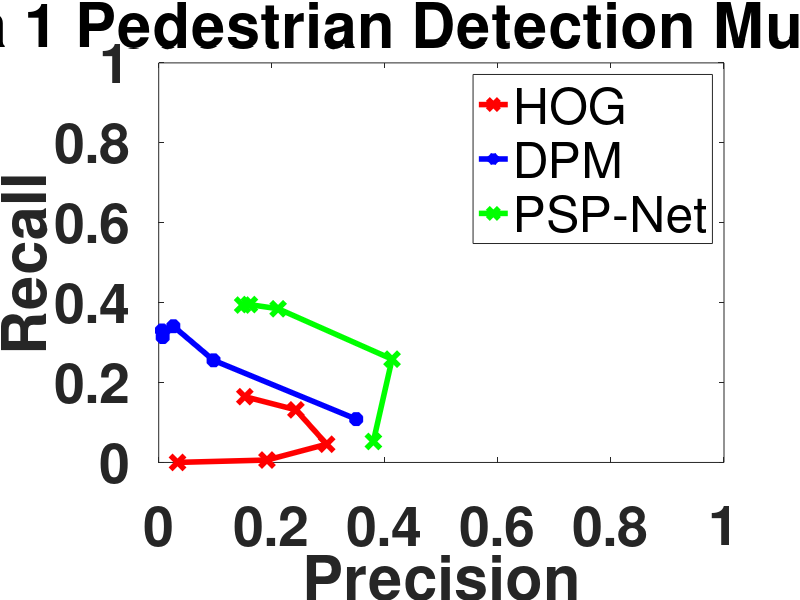
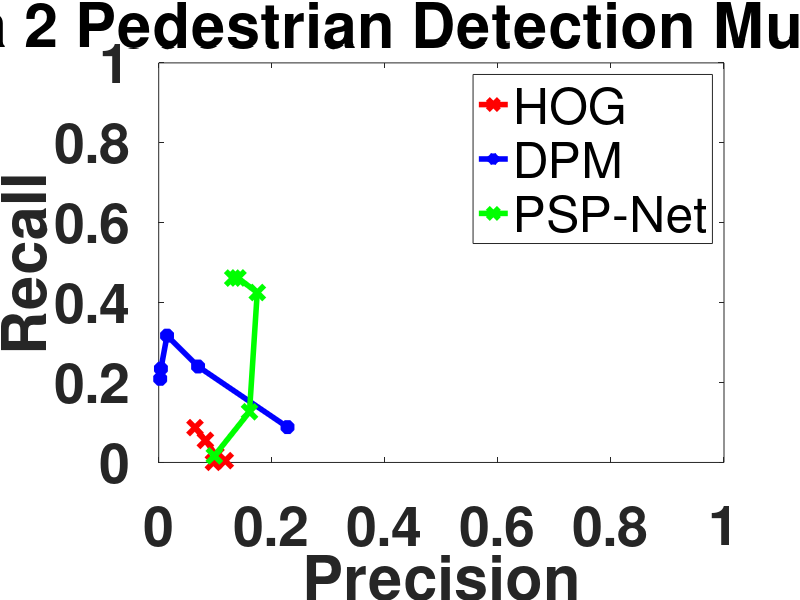
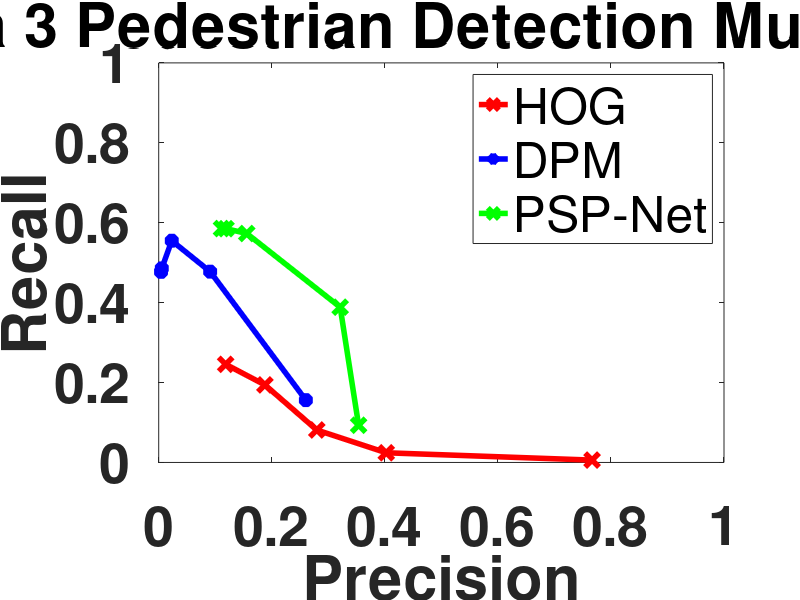

Recreate these plots in MATLAB, in order.
clc;
clear all;
close all;


%% Pedestrian Detection Multi Camera

% Camera 1
HOGPrecision1 = [0.152373 0.242678 0.297133 0.191489 0.0333333];
HOGRecall1 = [0.164685 0.131695 0.0456792 0.00601042 0.000133565];

DPMPrecision1 = [0.00573624 0.00700831 0.0258927 0.0970311 0.349398];
DPMRecall1 = [0.330375 0.313797 0.340906 0.255644 0.108455];

PSPPrecision1 = [0.148363 0.160295 0.211219 0.412793 0.37971];
PSPRecall1 = [0.393939 0.395083 0.384708 0.258409 0.052491];

figure1 = figure();
axes1 = axes('Parent',figure1);
plot(HOGPrecision1, HOGRecall1, '-rx', 'MarkerSize', 10, 'LineWidth', 4)
hold on;
plot(DPMPrecision1, DPMRecall1, '-b*', 'MarkerSize', 10, 'LineWidth', 4)
plot(PSPPrecision1, PSPRecall1, '-gx', 'MarkerSize', 10, 'LineWidth', 4)
xlim([0 1]);ylim([0 1]);
xlabel('Precision','FontWeight','bold');
ylabel('Recall','FontWeight','bold');
legend('HOG', 'DPM', 'PSP-Net')
title('Camera 1 Pedestrian Detection Multi Camera')
set(axes1,'FontSize', 40,'FontWeight','bold');

% Camera 2
HOGPrecision2 = [0.0642081 0.082546 0.101133 0.117647 0.0967742];
HOGRecall2 = [0.0872951 0.05533 0.018822 0.00454324 0.000486776];

DPMPrecision2 = [0.0026211 0.00392086 0.0147401 0.0696602 0.227843];
DPMRecall2 = [0.209313 0.23465 0.317412 0.240143 0.088431];

PSPPrecision2 = [0.130907 0.140102 0.174297 0.1606 0.0984405 ];
PSPRecall2 = [0.461401 0.461813 0.425328 0.126724 0.0163881];

figure2 = figure();
axes2 = axes('Parent',figure2);
plot(HOGPrecision2, HOGRecall2, '-rx', 'MarkerSize', 10, 'LineWidth', 4)
hold on;
plot(DPMPrecision2, DPMRecall2, '-b*', 'MarkerSize', 10, 'LineWidth', 4)
plot(PSPPrecision2, PSPRecall2, '-gx', 'MarkerSize', 10, 'LineWidth', 4)
xlim([0 1]);ylim([0 1]);
xlabel('Precision','FontWeight','bold');
ylabel('Recall','FontWeight','bold');
legend('HOG', 'DPM', 'PSP-Net')
title('Camera 2 Pedestrian Detection Multi Camera')
set(axes2,'FontSize', 40,'FontWeight','bold');

% Camera 3
HOGPrecision3 = [0.118507 0.187824 0.279579 0.402542 0.766667];
HOGRecall3 = [0.24561 0.19414 0.0812739 0.0242038 0.00585987];

DPMPrecision3 = [0.00412866 0.00546056 0.0230953 0.0910185 0.260297];
DPMRecall3 = [0.477038 0.485755 0.554975 0.477525 0.15598];

PSPPrecision3 = [0.111191 0.119067 0.155856 0.321039 0.353623];
PSPRecall3 = [0.585347 0.585139 0.572977 0.388537 0.0932484];

figure3 = figure();
axes3 = axes('Parent',figure3);
plot(HOGPrecision3, HOGRecall3, '-rx', 'MarkerSize', 10, 'LineWidth', 4)
hold on;
plot(DPMPrecision3, DPMRecall3, '-b*', 'MarkerSize', 10, 'LineWidth', 4)
plot(PSPPrecision3, PSPRecall3, '-gx', 'MarkerSize', 10, 'LineWidth', 4)
xlim([0 1]);ylim([0 1]);
xlabel('Precision','FontWeight','bold');
ylabel('Recall','FontWeight','bold');
legend('HOG', 'DPM', 'PSP-Net')
title('Camera 3 Pedestrian Detection Multi Camera')
set(axes3,'FontSize', 40,'FontWeight','bold');

% F-Scores
FScoreHOG1 = max((2 .* HOGPrecision1 .* HOGRecall1)./(HOGPrecision1 + HOGRecall1))
FScoreHOG2 = max((2 .* HOGPrecision2 .* HOGRecall2)./(HOGPrecision2 + HOGRecall2))
FScoreHOG3 = max((2 .* HOGPrecision3 .* HOGRecall3)./(HOGPrecision3 + HOGRecall3))

FScoreDPM1 = max((2 .* DPMPrecision1 .* DPMRecall1)./(DPMPrecision1 + DPMRecall1))
FScoreDPM2 = max((2 .* DPMPrecision2 .* DPMRecall2)./(DPMPrecision2 + DPMRecall2))
FScoreDPM3 = max((2 .* DPMPrecision3 .* DPMRecall3)./(DPMPrecision3 + DPMRecall3))

FScorePSP1 = max((2 .* PSPPrecision1 .* PSPRecall1)./(PSPPrecision1 + PSPRecall1))
FScorePSP2 = max((2 .* PSPPrecision2 .* PSPRecall2)./(PSPPrecision2 + PSPRecall2))
FScorePSP3 = max((2 .* PSPPrecision3 .* PSPRecall3)./(PSPPrecision3 + PSPRecall3))
